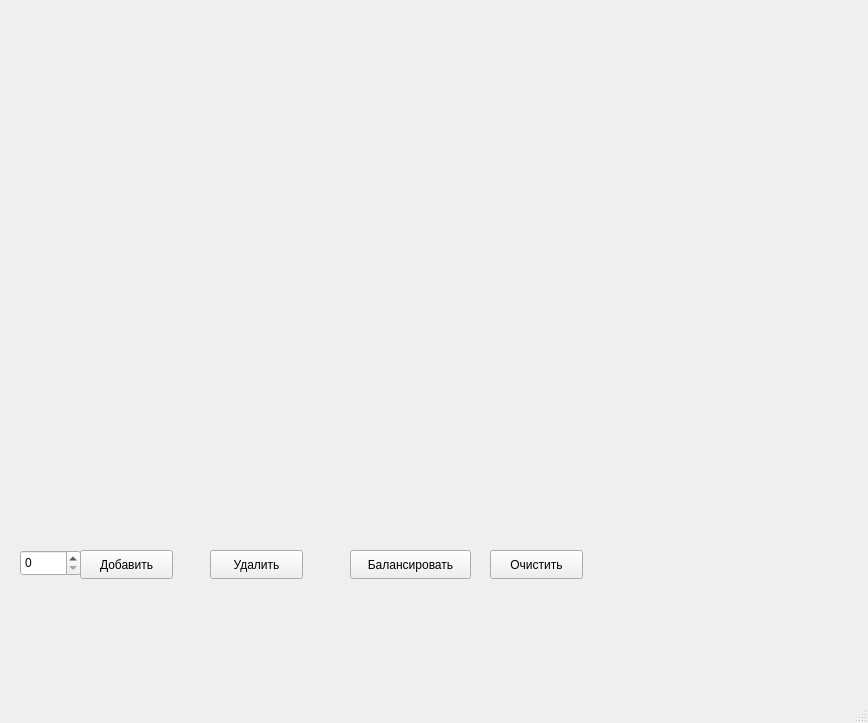
<?xml version="1.0" encoding="UTF-8"?>
<ui version="4.0">
 <class>MainWindow</class>
 <widget class="QMainWindow" name="MainWindow">
  <property name="geometry">
   <rect>
    <x>0</x>
    <y>0</y>
    <width>868</width>
    <height>723</height>
   </rect>
  </property>
  <property name="windowTitle">
   <string>MainWindow</string>
  </property>
  <widget class="QWidget" name="centralwidget">
   <widget class="QWidget" name="verticalLayoutWidget">
    <property name="geometry">
     <rect>
      <x>0</x>
      <y>20</y>
      <width>891</width>
      <height>491</height>
     </rect>
    </property>
    <layout class="QVBoxLayout" name="verticalLayout"/>
   </widget>
   <widget class="QSpinBox" name="valueSpinBox">
    <property name="geometry">
     <rect>
      <x>20</x>
      <y>550</y>
      <width>61</width>
      <height>26</height>
     </rect>
    </property>
   </widget>
   <widget class="QPushButton" name="insertButton">
    <property name="geometry">
     <rect>
      <x>80</x>
      <y>550</y>
      <width>93</width>
      <height>29</height>
     </rect>
    </property>
    <property name="text">
     <string>Добавить</string>
    </property>
   </widget>
   <widget class="QPushButton" name="removeButton">
    <property name="geometry">
     <rect>
      <x>210</x>
      <y>550</y>
      <width>93</width>
      <height>29</height>
     </rect>
    </property>
    <property name="text">
     <string>Удалить</string>
    </property>
   </widget>
   <widget class="QPushButton" name="balanceButton">
    <property name="geometry">
     <rect>
      <x>350</x>
      <y>550</y>
      <width>121</width>
      <height>29</height>
     </rect>
    </property>
    <property name="text">
     <string>Балансировать</string>
    </property>
   </widget>
   <widget class="QPushButton" name="clearButton">
    <property name="geometry">
     <rect>
      <x>490</x>
      <y>550</y>
      <width>93</width>
      <height>29</height>
     </rect>
    </property>
    <property name="text">
     <string>Очистить</string>
    </property>
   </widget>
  </widget>
  <widget class="QMenuBar" name="menubar">
   <property name="geometry">
    <rect>
     <x>0</x>
     <y>0</y>
     <width>868</width>
     <height>26</height>
    </rect>
   </property>
  </widget>
  <widget class="QStatusBar" name="statusbar"/>
 </widget>
 <resources/>
 <connections/>
</ui>
